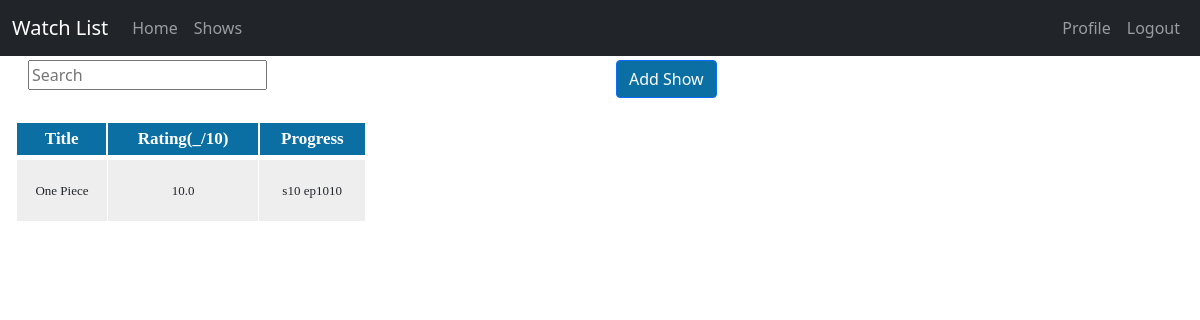
Page /shows/ (signed in) on the earlier database version.
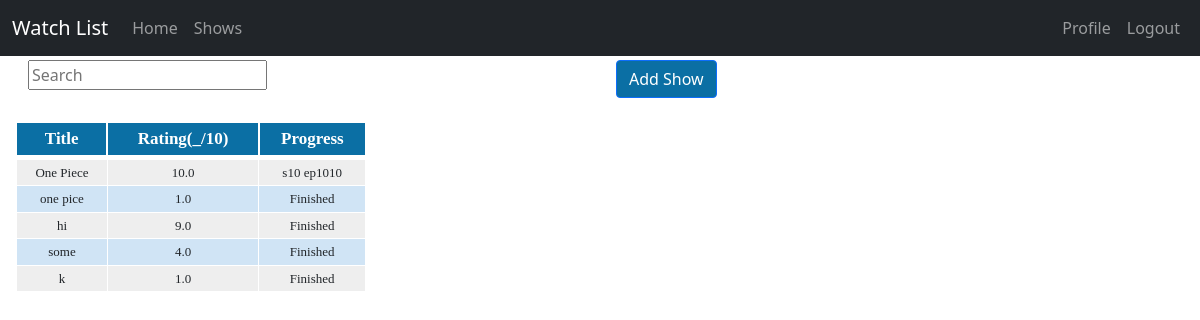
Same page on the later database version.
### db.py (models this page shows)
class Show(db.Model):
    __tablename__ = "Shows"
    id = db.Column(db.Integer, primary_key=True)
    imdbID = db.Column(db.Unicode, nullable=True)
    user_id = db.Column(db.Integer, db.ForeignKey("Users.id"))
    title = db.Column(db.Unicode, nullable=True)
    rating = db.Column(db.Float, nullable=True)
    progress = db.Column(db.Unicode, nullable=False)

### routes.py (the view)
@app.get("/shows/")
@login_required
def get_shows():
    showForm = AddShow()
    shows = Show.query.filter(Show.user_id == current_user.id).all()
    return render_template("shows.j2", shows=shows, showForm=showForm, current_user=current_user)

### forms.py
class AddShow(FlaskForm):
    title = StringField("Title: ", validators=[InputRequired(), Length(max=256)])
    rating = DecimalField("Rating(_/10): ", validators=[NumberRange(min=0, max=10)])
    progress = SelectField("Progress: ",
        choices=["Finished", "In Progress", "Waiting", "Plan to", "Custom"],
        validators=[InputRequired()])
    season = IntegerField("Season: ", validators=[NumberRange(min=0), Optional()])
    episode = IntegerField("Episode: ", validators=[NumberRange(min=0), Optional()])
    custom = StringField("Custom Progress: ", validators=[Length(max=64), Optional()])
    submit = SubmitField("Add")

### routes.py (called while the page is built)
@app.login_manager.user_loader
def load_user(uid):
    return User.query.get(int(uid))

### templates/shows.j2 (shortened to what this page needs)
<!doctype html>
<html lang="en">
    <head>
        <link href="https://cdn.jsdelivr.net/npm/bootstrap@5.1.1/dist/css/bootstrap.min.css" rel="stylesheet">
        <link rel="stylesheet" href="/static/styles/watchList.css">
        <link rel="stylesheet" href="/static/styles/show.css">
        <link rel="stylesheet" href="/static/styles/table.css">
    </head>
    <body>
        <header>
            {% include "nav.j2" %}
        </header>
        <main class="container-fluid m-1">
            <div class="container-fluid">
                <div class="row">
                    <div class="col-sm-6">
                        <input name="search-bar" id="search-bar" type="text" placeholder="Search">
                    </div>
                    <div class="col-sm-6">
                        <button id="btnStart" type="button" class="btn btn-primary blue-button" data-toggle="modal"
                            data-target="#showFormModal"> Add Show </button>
                    </div>
                </div>
            </div>
            <br>
            <div>
                <table class="paleBlueRows">
                    <thead>
                        <tr>
                            <th> Title </th>
                            <th> Rating(_/10) </th>
                            <th> Progress </th>
                        </tr>
                    </thead>
                    <tbody>
                        {% for show in shows %}
                        <tr>
                            <td> {{show.title}} </td>
                            <td> {{show.rating}} </td>
                            <td> {{show.progress}} </td>
                        </tr>
                        {% endfor %}
                    </tbody>
                </table>
            </div>
        </main>
    </body>
</html>

### templates/nav.j2 (shortened to what this page needs)
<nav class="navbar navbar-expand-md sticky-top navbar-dark bg-dark">
    <div class="container-fluid">
        <a class="navbar-brand" href="/home/"> Watch List </a>
        <div class="collapse navbar-collapse" id="nav-menu">
            <ul class="navbar-nav">
                <li class="nav-item">
                    <a class="nav-link" href="/home/"> Home </a>
                </li>
                <li class="nav-item">
                    <a class="nav-link" href="/shows/"> Shows </a>
                </li>
            </ul>
            <ul class="navbar-nav ms-auto">
                {% if current_user.is_authenticated %}
                    <li class="nav-item">
                        <a class="nav-link" href="/profile/"> Profile </a>
                    </li>
                    <li class="nav-item">
                        <a class="nav-link" href="/logout/">Logout</a>
                    </li>
                    {% endif %}
            </ul>
        </div>
    </div>
</nav>

### static/styles/show.css (style rules this page uses)
.blue-button { background-color: #0B6FA4; }

### static/styles/table.css (style rules this page uses)
table.paleBlueRows { font-family: "Times New Roman", Times, serif; border: 1px solid #FFFFFF; background-color: #EEEEEE; width: 350px; height: 100px; text-align: center; border-collapse: collapse; }
table.paleBlueRows td, table.paleBlueRows th { border: 1px solid #FFFFFF; padding: 3px 2px; }
table.paleBlueRows tbody td { font-size: 13px; }
table.paleBlueRows tr:nth-child(even) { background: #D0E4F5; }
table.paleBlueRows thead { background: #0B6FA4; border-bottom: 5px solid #FFFFFF; }
table.paleBlueRows thead th { font-size: 17px; font-weight: bold; color: #FFFFFF; text-align: center; border-left: 2px solid #FFFFFF; }
table.paleBlueRows thead th:first-child { border-left: none; }

Differences in the rows shown:
added Show: title "one pice", rating "1.0", progress "Finished"
added Show: title "hi", rating "9.0", progress "Finished"
added Show: title "some", rating "4.0", progress "Finished"
added Show: title "k", rating "1.0", progress "Finished"
